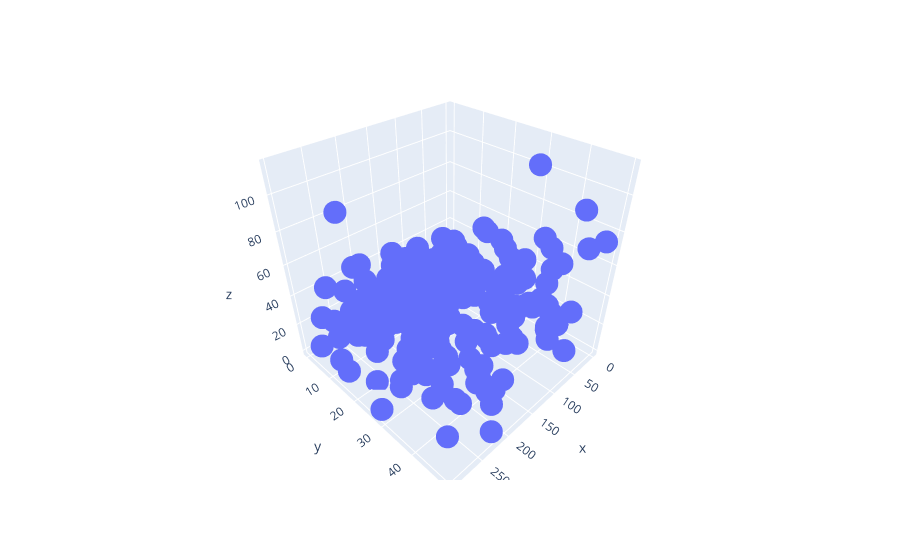

Notebook code for this chart:
### Code cell
px.scatter_3d(x=X['TV'], y=X['Radio'], z=X['Newspaper'])

### Figure 1 — Plotly figure (JSON) as saved in the notebook; plotly's stock layout.template omitted (floating-point values rounded to 4 significant figures; data arrays with more than 128 entries replaced by an {"elided": "..."} marker saying what was removed)
{"data": [{"hovertemplate": "x=%{x}<br>y=%{y}<br>z=%{z}<extra></extra>", "legendgroup": "", "marker": {"color": "#636efa", "symbol": "circle"}, "mode": "markers", "name": "", "scene": "scene", "showlegend": false, "type": "scatter3d", "x": {"elided": "200 float values"}, "y": {"elided": "200 float values"}, "z": {"elided": "200 float values"}}], "layout": {"legend": {"tracegroupgap": 0}, "margin": {"t": 60}, "scene": {"domain": {"x": [0, 1], "y": [0, 1]}, "xaxis": {"title": {"text": "x"}}, "yaxis": {"title": {"text": "y"}}, "zaxis": {"title": {"text": "z"}}}}}
